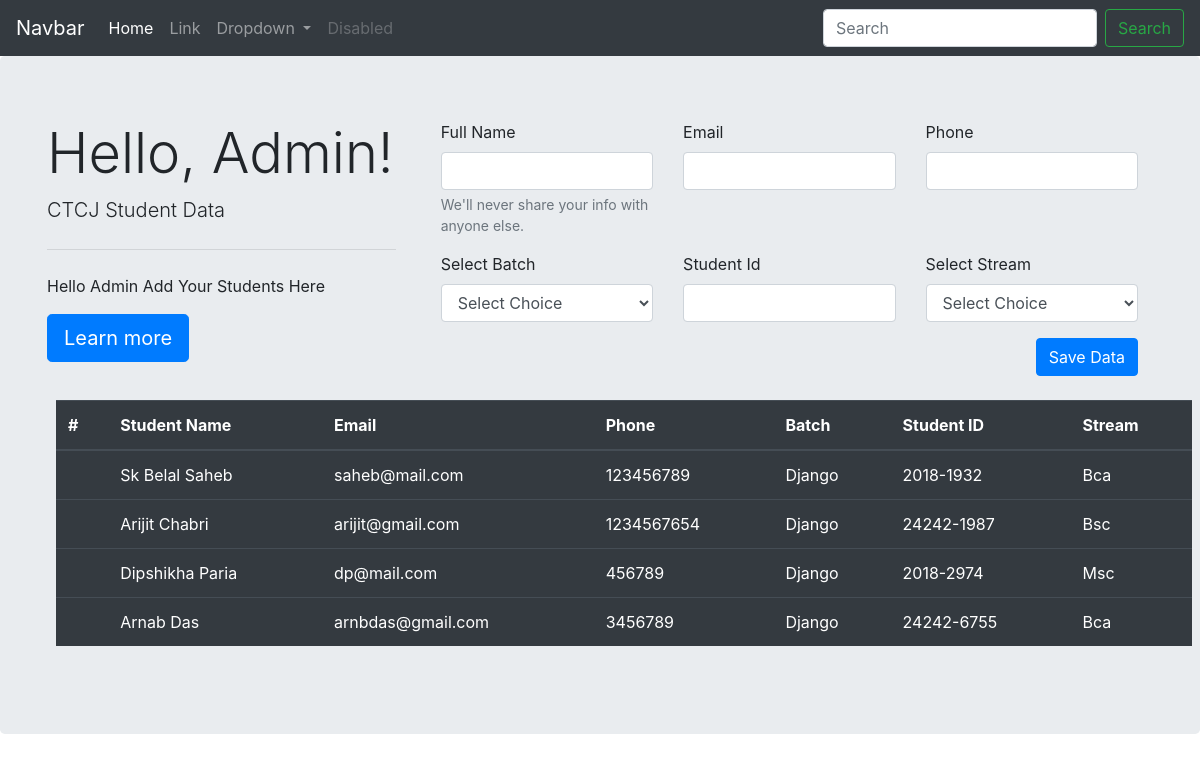
Before: / with the older database file.
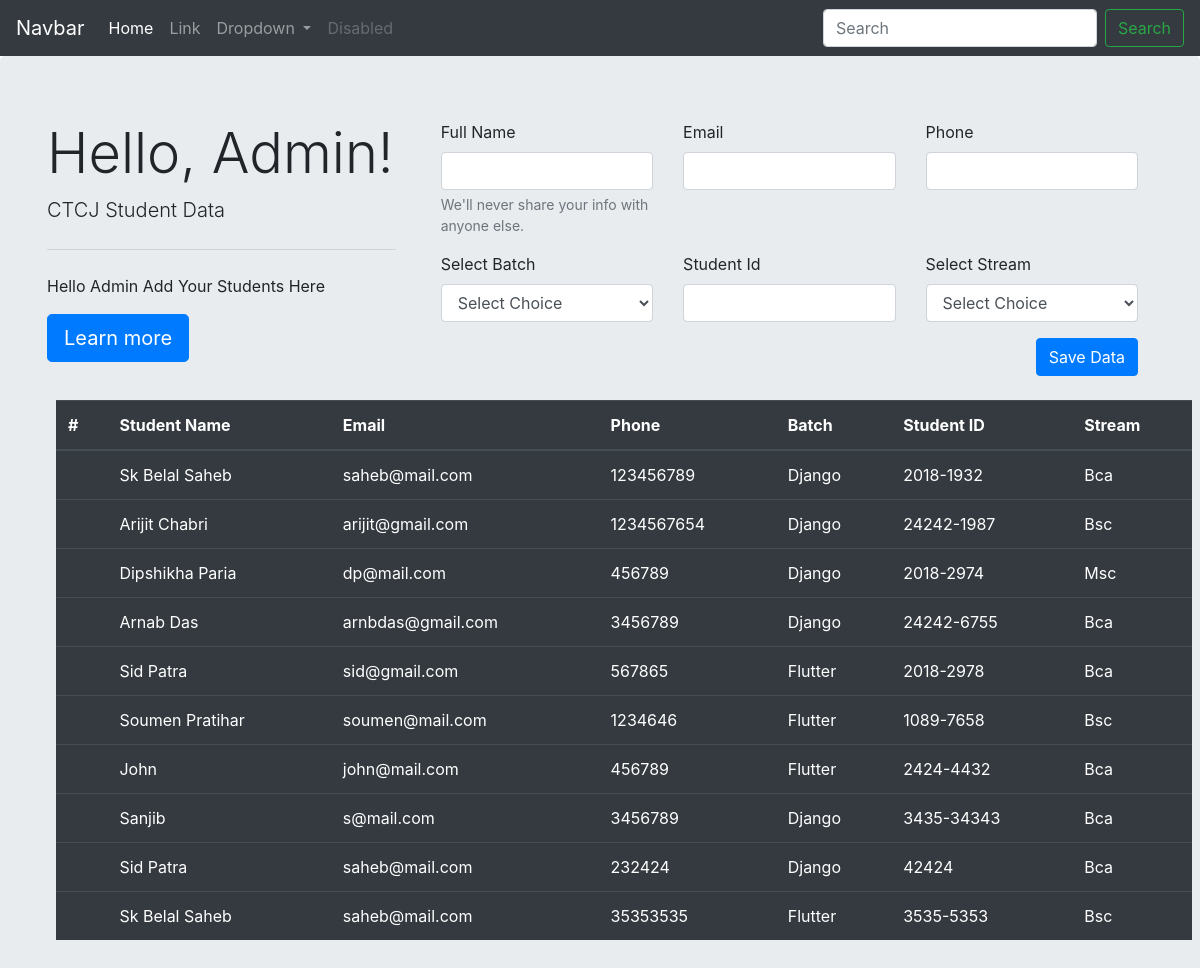
After: the same page with the newer database file.
### home/models.py (models this page shows)
class student(models.Model):
    name = models.CharField(max_length=255)
    email = models.EmailField(max_length=255)
    phone = models.IntegerField(max_length=10)
    batch = models.CharField(max_length=255)
    sid = models.CharField(max_length=255)
    stream = models.CharField(max_length=255)

### home/views.py (the view, shortened to what this page needs)
# urls.py: 2. Add a URL to urlpatterns:  path('', Home.as_view(), name='home')
class Home(View):
    def get(self,req):
        studentData=models.student.objects.all()
        return render(req,"index.html",{"data":studentData})

### templates/index.html (shortened to what this page needs)
{% extends "base.html" %}
{% block body %}
    <div class="jumbotron">
        <div class="container">
            <div class="row">
                <div class="col"><h1 class="display-4">Hello, Admin!</h1>
                    <p class="lead">CTCJ Student Data</p>
                    <hr class="my-4">
                    <p>Hello Admin Add Your Students Here</p>
                    <a class="btn btn-primary btn-lg" href="#" role="button">Learn more</a></div>
                <div class="col-md-8">
                    <div class="container">
                        <form method="post" action="/" >
                            <div class="row">
                                <div class="col-sm">
                                    <div class="form-group">
                                        <label for="name">Full Name</label>
                                        <input type="text" class="form-control" id="name"
                                               aria-describedby="emailHelp" name="name">
                                        <small id="emailHelp" class="form-text text-muted">We'll never share your info
                                            with
                                            anyone else.</small>
                                    </div>
                                </div>
                                <div class="col-sm">
                                    <div class="form-group">
                                        <label for="email">Email</label>
                                        <input type="email" class="form-control" id="email"
                                               name="email">
                                    </div>
                                </div>
                                <div class="col-sm">
                                    <div class="form-group">
                                        <label for="phone">Phone</label>
                                        <input type="number" class="form-control" id="phone"
                                               name="phone">
                                    </div>
                                </div>
                            </div>
                            <div class="row">
                                <div class="col-sm">
                                    <div class="form-group">
                                        <label for="batch">Select Batch</label>
                                        <select class="form-control" id="batch" name="batch">
                                            <option>Select Choice</option>
                                        </select>
                                    </div>
                                </div>
                                <div class="col-sm">
                                    <div class="form-group">
                                        <label for="sid">Student Id</label>
                                        <input type="text" class="form-control" id="sid"
                                               name="sid">
                                    </div>
                                </div>
                                <div class="col-sm">
                                    <div class="form-group">
                                        <label for="batch">Select Stream</label>
                                        <select class="form-control" id="batch" name="stream">
                                            <option>Select Choice</option>
                                        </select>
                                    </div>
                                </div>
                            </div>
                            <button type="submit"  class="btn btn-primary float-right">Save Data</button>
                        </form>
                    </div>
                </div>
            </div>
        </div>
     {% if data%}
        <table class="container table table-dark m-4 p-3">
            <thead>
            <tr>
                <th scope="col">#</th>
                <th scope="col">Student Name</th>
                <th scope="col">Email</th>
                <th scope="col">Phone</th>
                <th scope="col">Batch</th>
                <th scope="col">Student ID</th>
                <th scope="col">Stream</th>
            </tr>
            </thead>
            <tbody>
            {% for i in data %}
                <tr>
                    <th scope="row">{{ i.indexes }}</th>
                    <td>{{ i.name }}</td>
                    <td>{{ i.email }}</td>
                    <td>{{ i.phone }}</td>
                    <td>{{ i.batch }}</td>
                    <td>{{ i.sid }}</td>
                    <td>{{ i.stream }}</td>
                </tr>
            {% endfor %}
                {% else %}
              <center>  <h1>No Data Found</h1> </center>
            </tbody>
        </table>
    {% endif %}
    </div>
{% endblock body %}

### templates/base.html (shortened to what this page needs)
<!DOCTYPE html>
<html lang="en">
<head>
    <link rel="stylesheet" href="https://cdn.jsdelivr.net/npm/bootstrap@4.6.1/dist/css/bootstrap.min.css"
>
</head>
<nav class="navbar navbar-expand-lg navbar-dark bg-dark">
    <a class="navbar-brand" href="/">Navbar</a>
    <div class="collapse navbar-collapse" id="navbarSupportedContent">
        <ul class="navbar-nav mr-auto">
            <li class="nav-item active">
                <a class="nav-link" href="#">Home <span class="sr-only">(current)</span></a>
            </li>
            <li class="nav-item">
                <a class="nav-link" href="#">Link</a>
            </li>
            <li class="nav-item dropdown">
                <a class="nav-link dropdown-toggle" href="#" id="navbarDropdown" role="button" data-toggle="dropdown"
                   aria-expanded="false">
                    Dropdown
                </a>
            </li>
            <li class="nav-item">
                <a class="nav-link disabled">Disabled</a>
            </li>
        </ul>
        <div class="form-inline my-2 my-lg-0" action="/search">
            <input class="form-control mr-sm-2" type="search" placeholder="Search" name="s" id="search"
                   aria-label="Search">
            <button class="btn btn-outline-success my-2 my-sm-0" type="button" onclick=saveStudent()>Search</button>
        </div>
    </div>
</nav>
<body>
{% block body %}
{% endblock body %}
</body>
</html>

Changed rows visible on the page:
added student: name "Sid Patra", email "sid@gmail.com", phone "567865", batch "Flutter", sid "2018-2978", stream "Bca"
added student: name "Soumen Pratihar", email "soumen@mail.com", phone "1234646", batch "Flutter", sid "1089-7658", stream "Bsc"
added student: name "John", email "john@mail.com", phone "456789", batch "Flutter", sid "2424-4432", stream "Bca"
added student: name "Sanjib", email "s@mail.com", phone "3456789", batch "Django", sid "3435-34343", stream "Bca"
added student: name "Sid Patra", email "saheb@mail.com", phone "232424", batch "Django", sid "42424", stream "Bca"
added student: name "Sk Belal Saheb", email "saheb@mail.com", phone "35353535", batch "Flutter", sid "3535-5353", stream "Bsc"
